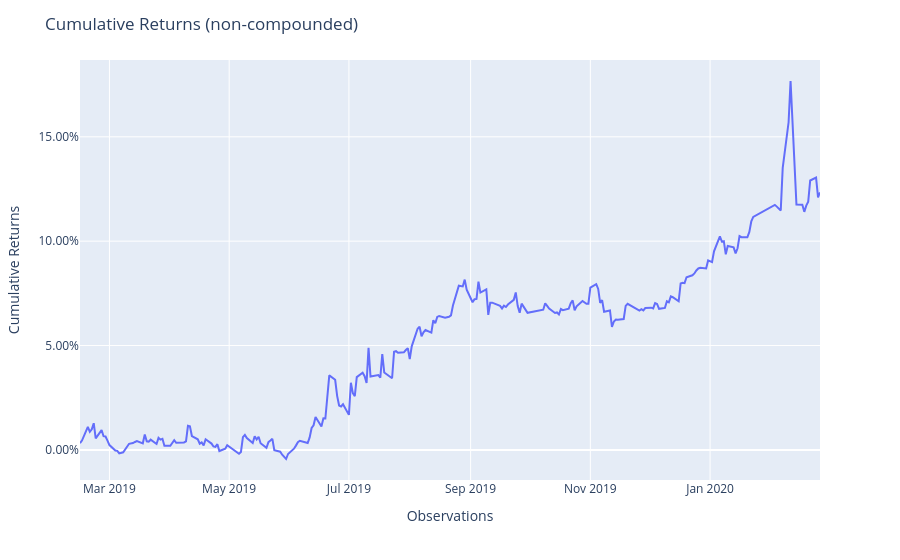

The notebook cell this image was saved under:
### Code cell
res[0][27]['test_mportfolio'].plot_cumulative_returns()

### Figure 1 — Plotly figure (JSON) as saved in the notebook; plotly's stock layout.template omitted (floating-point values rounded to 4 significant figures; data arrays with more than 128 entries replaced by an {"elided": "..."} marker saying what was removed)
{"data": [{"hovertemplate": "variable=cumulative_returns<br>index=%{x}<br>value=%{y}<extra></extra>", "legendgroup": "cumulative_returns", "line": {"color": "#636efa", "dash": "solid"}, "marker": {"symbol": "circle"}, "mode": "lines", "name": "cumulative_returns", "orientation": "v", "showlegend": true, "type": "scatter", "x": {"elided": "252 str values"}, "xaxis": "x", "y": {"elided": "252 float values"}, "yaxis": "y"}], "layout": {"legend": {"title": {"text": "variable"}, "tracegroupgap": 0}, "margin": {"t": 60}, "showlegend": false, "title": {"text": "Cumulative Returns (non-compounded)"}, "xaxis": {"anchor": "y", "domain": [0, 1], "title": {"text": "Observations"}}, "yaxis": {"anchor": "x", "domain": [0, 1], "tickformat": ".2%", "title": {"text": "Cumulative Returns"}}}}
